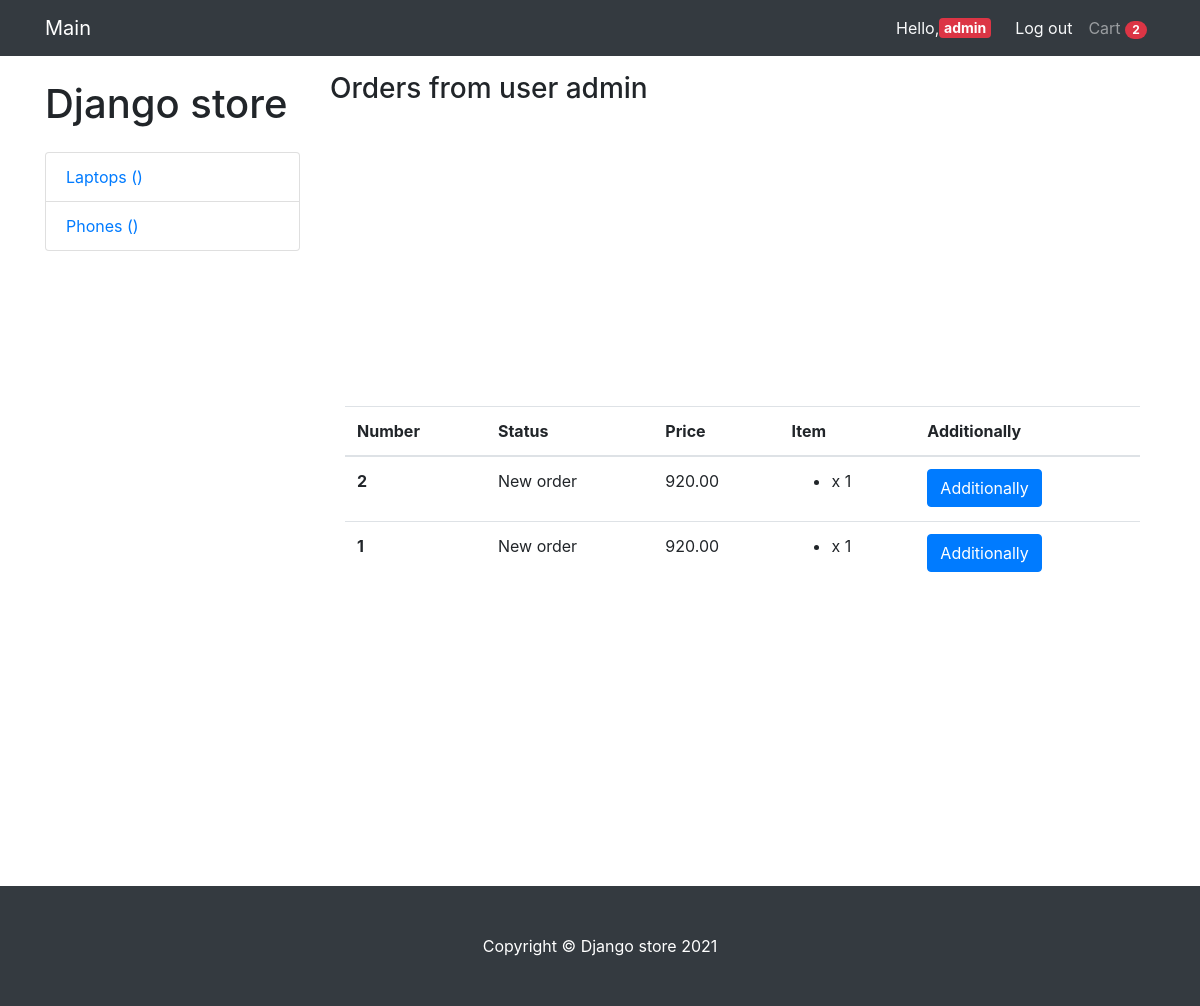
The app's page /profile/ (signed in), older data.
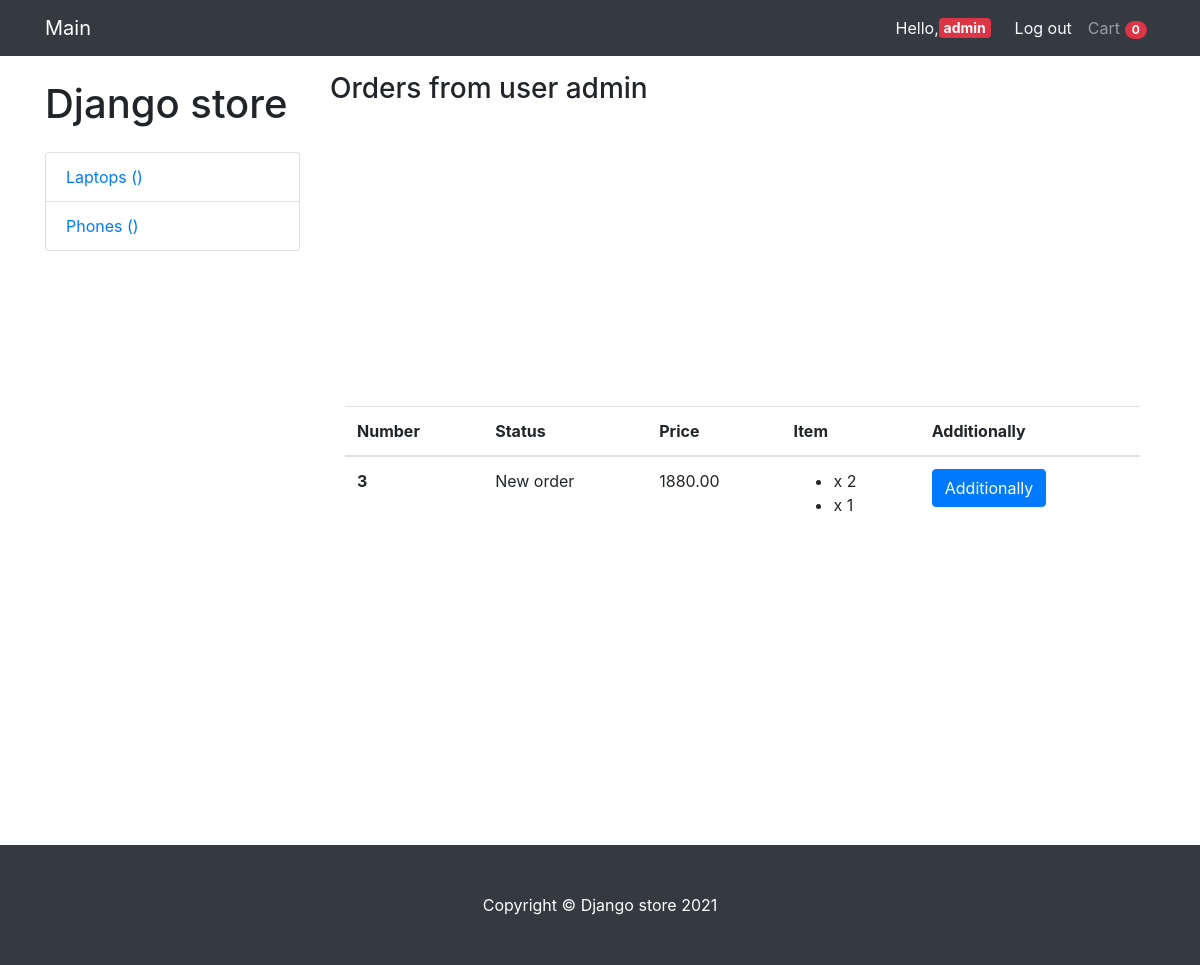
The same page, newer data.
### MainApp/models.py (models this page shows, shortened)
class Cart(models.Model):
    owner = models.ForeignKey('Customer', null=True, verbose_name='Owner', on_delete=models.CASCADE)
    products = models.ManyToManyField(CartProduct, blank=True, related_name='related_cart')
    total_products = models.PositiveIntegerField(default=0)
    final_price = models.DecimalField(default=0, max_digits=9, decimal_places=2, verbose_name='Final Prize')
    in_order = models.BooleanField(default=False)
    for_anonymous_user = models.BooleanField(default=False)

class Category(models.Model):
    name = models.CharField(max_length=255, verbose_name='Category name')
    slug = models.SlugField(unique=True)
    objects = CategoryManager()

class Order(models.Model):
    STATUS_MEW = 'new'
    STATUS_IN_PROGRESS = 'in_progress'
    STATUS_READY = 'is_ready'
    STATUS_COMPLETED = 'completed'
    STATUS_CHOICES = (
        (STATUS_MEW, 'New order'),
        (STATUS_IN_PROGRESS, 'Order in progress'),
        (STATUS_READY, 'Order is ready'),
        (STATUS_COMPLETED, 'Order completed')
    )
    cart = models.ForeignKey(Cart, verbose_name='Cart', on_delete=models.CASCADE, null=True, blank=True)
    customer = models.ForeignKey(Customer, verbose_name='Customer', related_name='related_orders', on_delete=models.CASCADE)
    first_name = models.CharField(max_length=255, verbose_name='First name')
    last_name = models.CharField(max_length=255, verbose_name='Last name')
    phone_number = models.CharField(max_length=255, verbose_name='Phone number')
    address = models.CharField(max_length=255, verbose_name='Adress')
    status = models.CharField(max_length=255, verbose_name='Order status', choices=STATUS_CHOICES, default=STATUS_MEW)
    comment = models.TextField(verbose_name='Comment', null=True, blank=True)
    created_at = models.DateTimeField(auto_now=True, verbose_name='Order creation date')

class CartProduct(models.Model):
    user = models.ForeignKey('Customer', verbose_name='Buyer', on_delete=models.CASCADE)
    cart = models.ForeignKey('Cart', verbose_name='Cart', on_delete=models.CASCADE, related_name='related_products')
    content_type = models.ForeignKey(ContentType, on_delete=models.CASCADE)
    object_id = models.PositiveIntegerField()
    content_object = GenericForeignKey('content_type', 'object_id')
    qty = models.PositiveIntegerField(default=1)
    final_price = models.DecimalField(max_digits=9, decimal_places=2, verbose_name='Final Price')

### MainApp/views.py (the view)
# urls.py: path('profile/', ProfileView.as_view(), name='profile'),
class ProfileView(CartMixin, View):
    def get(self, request, *args, **kwargs):
        customer = Customer.objects.get(user=request.user)
        orders = Order.objects.filter(customer=customer).order_by('-created_at')
        categories = Category.objects.all()
        return render(
            request,
            'profile.html',
            {'orders': orders, 'cart': self.cart, 'categories': categories}
        )

### MainApp/mixins.py (called while the page is built)
    def dispatch(self, request, *args, **kwargs):
        if request.user.is_authenticated:
            customer = Customer.objects.filter(user=request.user).first()
            if not customer:
                customer= Customer.objects.create(
                    user=request.user
                )
            cart = Cart.objects.filter(owner=customer, in_order=False).first()
            if not cart:
                cart = Cart.objects.create(owner=customer)
        else:
            cart = Cart.objects.filter(for_anonymous_user=True).first()
            if not cart:
                cart = Cart.objects.create(for_anonymous_user=True)
        self.cart = cart
        return super().dispatch(request, *args, **kwargs)

### MainApp/models.py (called while the page is built)
    def get_queryset(self):
        return super().get_queryset()

### MainApp/templates/profile.html (shortened to what this page needs)
{% extends 'base.html' %}
{% block content %}
<h3 class="mt-3 mb-3">Orders from user {{ request.user.username }}</h3>
<div class="col-md-12" style="margin-top: 300px; margin-bottom: 300px;">
{% if not orders.count %}
    <h3>You didn't have orders. <a href="{% url 'base' %}">Start your purchases</a></h3>
{% else %}
    <table class="table">
        <thead>
            <th scope="col">Number</th>
            <th scope="col">Status</th>
            <th scope="col">Price</th>
            <th scope="col">Item</th>
            <th scope="col">Additionally</th>
        </thead>
        <tbody>
            {% for order in orders %}
            <tr>
                <th scope="row">{{ order.id }}</th>
                <td>{{ order.get_status_display }}</td>
                <td>{{ order.cart.final_price }}</td>
                <td>
                    <ul>
                        {% for item in order.cart.products.all %}
                        <li>{{ item.product.title }} x {{ item.qty }}</li>
                        {% endfor %}
                    </ul>
                </td>
                <td>
                    <button type="button" class="btn btn-primary" data-toggle="modal" data-target="#exampleModal-{{ order.id }}">Additionally</button>
                </td>
            </tr>
            {% endfor %}
        </tbody>
    </table>
{% endif %}
</div>
{% endblock %}

### MainApp/templates/base.html (shortened to what this page needs)
<!DOCTYPE html>
<html lang="en">
<head>
  <link rel="stylesheet" href="https://maxcdn.bootstrapcdn.com/bootstrap/4.0.0/css/bootstrap.min.css">
</head>
<body>
  <nav class="navbar navbar-expand-lg navbar-dark bg-dark fixed-top">
    <div class="container">
      <a class="navbar-brand" href="/">Main</a>
      <div class="collapse navbar-collapse" id="navbarResponsive">
        <ul class="navbar-nav ml-auto">
          {% if request.user.is_authenticated %}
            <li>
              <span class="navbar text text-light">Hello, <span class="badge badge-danger">
                <a style="text-decoration: none; font-size: 14px; color:white;" href="{% url 'profile' %}">{{ request.user.username }}</a>
              </span></span>
            </li>
            <li>
              <a class="nav-link text-light" href="{% url 'logout' %}"">Log out</a>
            </li>
          {% endif %}
        </ul>
        <ul class="navbar-nav">
          <li class="nav-item">
            <a class="nav-link" href="{% url 'cart' %}">Cart <span class="badge badge-pill badge-danger">{{ cart.products.count }}</span></a>
          </li>
        </ul>
      </div>
    </div>
  </nav>
  <div class="container">
    <div class="row">
      <div class="col-lg-3">
        <h1 class="my-4">Django store</h1>
        <div class="list-group">
          {% for category in categories %}
          <a href="{{ category.url }}" class="list-group-item">{{ category.name }} ({{ category.count }})</a>
          {% endfor %}
        </div>
      </div>
      <div class="col-lg-9">
        {% block content %}{% endblock content %}
      </div>
    </div>
  </div>
  <footer class="py-5 bg-dark">
    <div class="container">
      <p class="m-0 text-center text-white">Copyright &copy; Django store 2021</p>
    </div>
  </footer>
</body>
</html>

Row changes from the older to the newer data that the page shows:
removed Cart: products.count "2"
removed Order: id "2", status "New order", cart.final_price "920.00"
removed CartProduct: qty "1"
removed Order: id "1", status "New order", cart.final_price "920.00"
added Cart: products.count "0"
added Order: id "3", status "New order", cart.final_price "1880.00"
added CartProduct: qty "2", shown under "3"
added CartProduct: qty "1", shown under "3"
